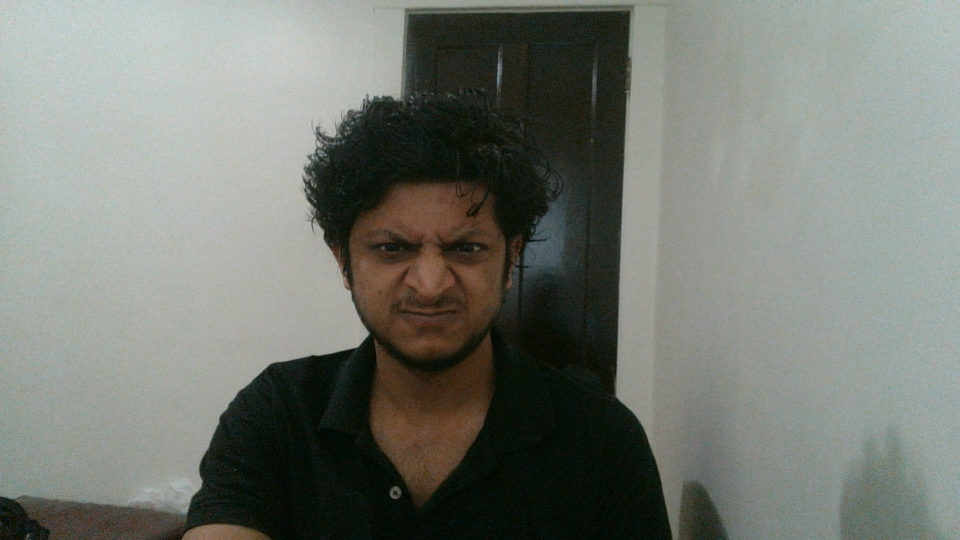
#> input picture emotion_recognition/images/angry.jpg, 1920 x 1080 px (shown at 1/2 size)
$ python -i emotion_recognizer.py   (imports and definitions only)
#> lines starting #> are read from the running program, lines starting #| are printed output that depends on the picture
import cv2
import sys
import glob
import os
import logging

def detect_faces(given_file):

#> called with given_file = 'images/angry.jpg'
	faceDet = cv2.CascadeClassifier("face_cascades/haarcascade_frontalface_default.xml")
	faceDet_two = cv2.CascadeClassifier("face_cascades/haarcascade_frontalface_alt2.xml")
	faceDet_three = cv2.CascadeClassifier("face_cascades/haarcascade_frontalface_alt.xml")
	faceDet_four = cv2.CascadeClassifier("face_cascades/haarcascade_frontalface_alt_tree.xml")
	#file_load = glob.glob(given_file)
	frame = cv2.imread(given_file)
#> frame is the input picture: shape (1080, 1920, 3); mean B, G, R 114.1, 121.1, 117.4
	gray = cv2.cvtColor(frame, cv2.COLOR_BGR2GRAY)
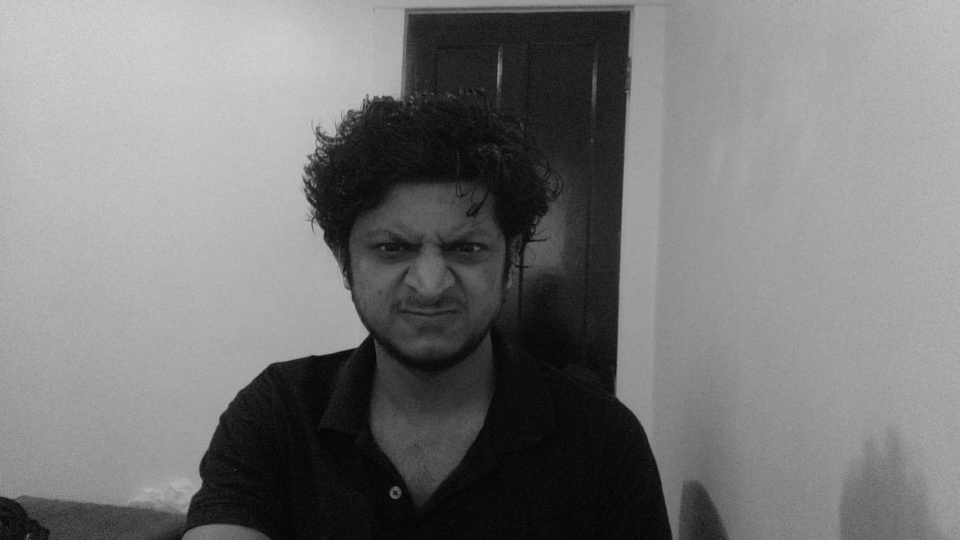
#> gray: shape (1080, 1920) (shown at 1/2 size); min 1, max 218, mean 119.2

	#Detect face using 4 different classifiers
	face = faceDet.detectMultiScale(gray, scaleFactor=1.1, minNeighbors=10, minSize=(5, 5), flags=cv2.CASCADE_SCALE_IMAGE)
#> face = [[674, 358, 364, 364]]
	face_two = faceDet_two.detectMultiScale(gray, scaleFactor=1.1, minNeighbors=10, minSize=(5, 5), flags=cv2.CASCADE_SCALE_IMAGE)
#> face_two = [[668, 350, 383, 383]]
	face_three = faceDet_three.detectMultiScale(gray, scaleFactor=1.1, minNeighbors=10, minSize=(5, 5), flags=cv2.CASCADE_SCALE_IMAGE)
#> face_three = [[667, 352, 380, 380]]
	face_four = faceDet_four.detectMultiScale(gray, scaleFactor=1.1, minNeighbors=10, minSize=(5, 5), flags=cv2.CASCADE_SCALE_IMAGE)
#> face_four = [[686, 363, 358, 358]]

	#Go over detected faces, stop at first detected face, return empty if no face.
	if len(face) == 1:
		facefeatures = face
#> facefeatures = [[674, 358, 364, 364]]
	elif len(face_two) == 1:
		facefeatures = face_two
	elif len(face_three) == 1:
		facefeatures = face_three
	elif len(face_four) == 1:
		facefeatures = face_four
	else:
		facefeatures = ""

	#Cut and save face
	save_name ="no_face"
	for (x, y, w, h) in facefeatures: #get coordinates and size of rectangle containing face
		#logging.info("face found in file: %s" %given_file)
		gray = gray[y:y+h, x:x+w] #Cut the frame to size

		try:
			save_name ="face_"+given_file
			out = cv2.resize(gray, (350, 350)) #Resize face so all images have same size
			cv2.imwrite(save_name, out) #Write image
			logging.info("writing face image")
		except:
		   #pass #If error, pass file
			logging.info("pass")
#> this loop made 1 pass
#> pass 1, in detect_faces, `gray = gray[y:y+h, x:x+w]`:
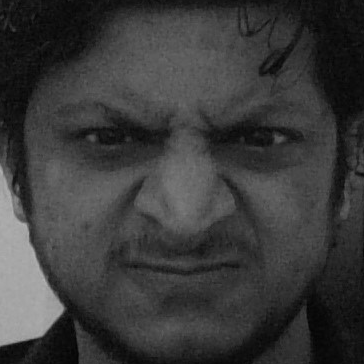
#> gray: shape (364, 364); min 3, max 179, mean 58.2
	return save_name


def emotion_recognizer(filename):
	## fishy model is trained over the below emotions
	emotions = ["neutral", "anger", "contempt", "disgust", "fear", "happy", "sadness", "surprise"]
	#filename = input()
	test_model =cv2.face.FisherFaceRecognizer_create()
	test_model.read("face_cascades/fishy_model.xml")
	image_name = ""
	image_name_prev = ""
	emotion_details = []
	while image_name != "no_face":
		image_name_prev = image_name
		if(image_name_prev != ""):
			image = cv2.imread(image_name_prev)
			gray = cv2.cvtColor(image, cv2.COLOR_BGR2GRAY)
			gray = cv2.resize(gray,(350,350))
			emotion_index = test_model.predict(gray)
			emotion_name = emotions[emotion_index[0]]
			#print("emotion at some level: ",emotion_name)
			emotion_details.append(emotion_name)
		image_name = detect_faces(filename)
		filename = image_name
		#os.remove(image_name_prev)
	if(image_name == "no_face" and image_name_prev == ""):
		return "no face detected"
	else:
		#print("file name = ",image_name_prev)
		image = cv2.imread(image_name_prev)
		gray = cv2.cvtColor(image, cv2.COLOR_BGR2GRAY)
		gray = cv2.resize(gray,(350,350))
		emotion_index = test_model.predict(gray)
		emotion_name = emotions[emotion_index[0]]
		#print(emotion_name)
		emotion_details.append(emotion_name)
		emotion_details = [x for x in emotion_details if x != emotions[0]]
		for dump_files in glob.glob("face_*.*"):
                	os.remove(dump_files)
		if (len(emotion_details) > 0):
			return emotion_details[-1]
		else:
			return emotions[0]

>>> result = detect_faces('images/angry.jpg')
#> result = 'face_images/angry.jpg'

$ run again, on emotion_recognition/images/confused1.jpg
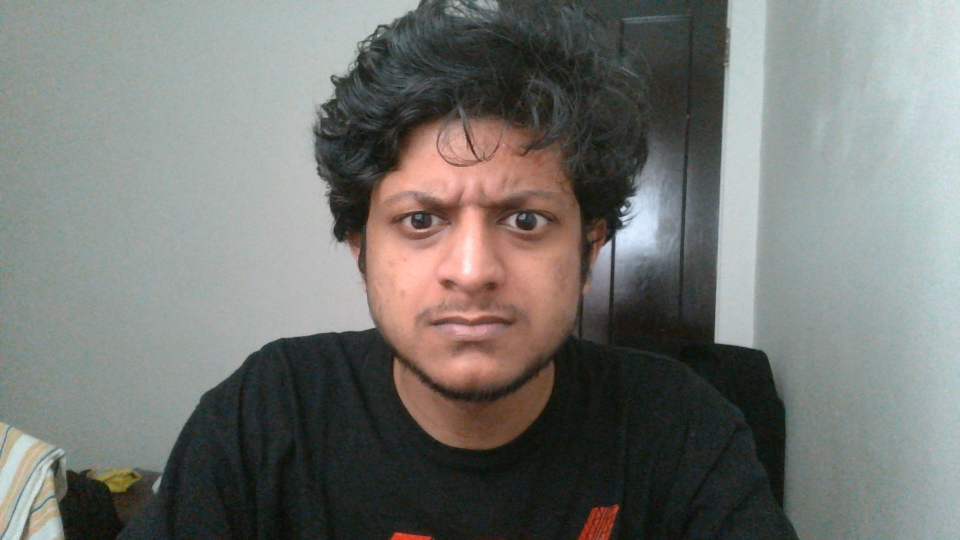
#> input picture emotion_recognition/images/confused1.jpg, 1920 x 1080 px (shown at 1/2 size)
#> in detect_faces, frame is the input picture: shape (1080, 1920, 3); mean B, G, R 113.6, 117.6, 116.5
#> in detect_faces, `gray = cv2.cvtColor(frame, cv2.COLOR_BGR2GRAY)`:
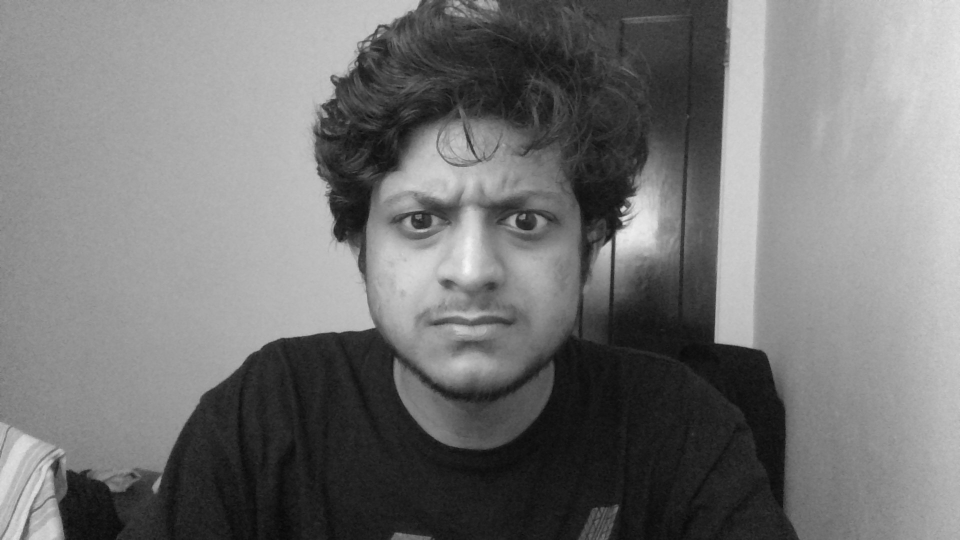
#> gray: shape (1080, 1920) (shown at 1/2 size); min 7, max 247, mean 116.8
#> face = [[682, 238, 537, 537]]
#> face_two = [[677, 239, 536, 536]]
#> face_three = [[659, 223, 572, 572]]
#> face_four = [[677, 233, 542, 542]]
#> facefeatures = [[682, 238, 537, 537]]
#> the loop in detect_faces, `for (x, y, w, h) in facefeatures: #get coordinates and size of rectang..` made 1 pass
#> pass 1, in detect_faces, `gray = gray[y:y+h, x:x+w]`:
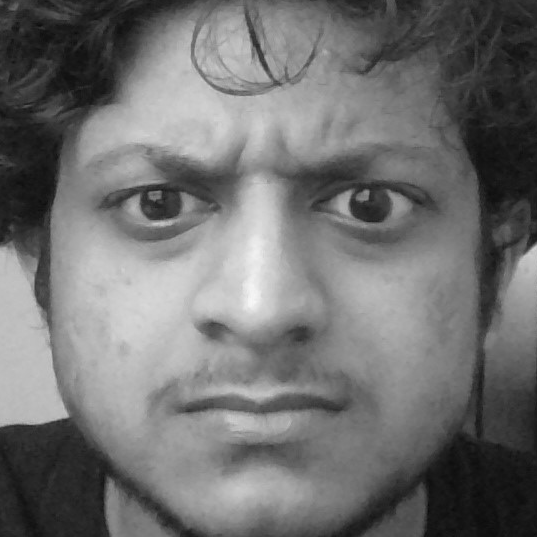
#> gray: shape (537, 537); min 10, max 247, mean 112.4
#> result = 'face_images/confused1.jpg'
